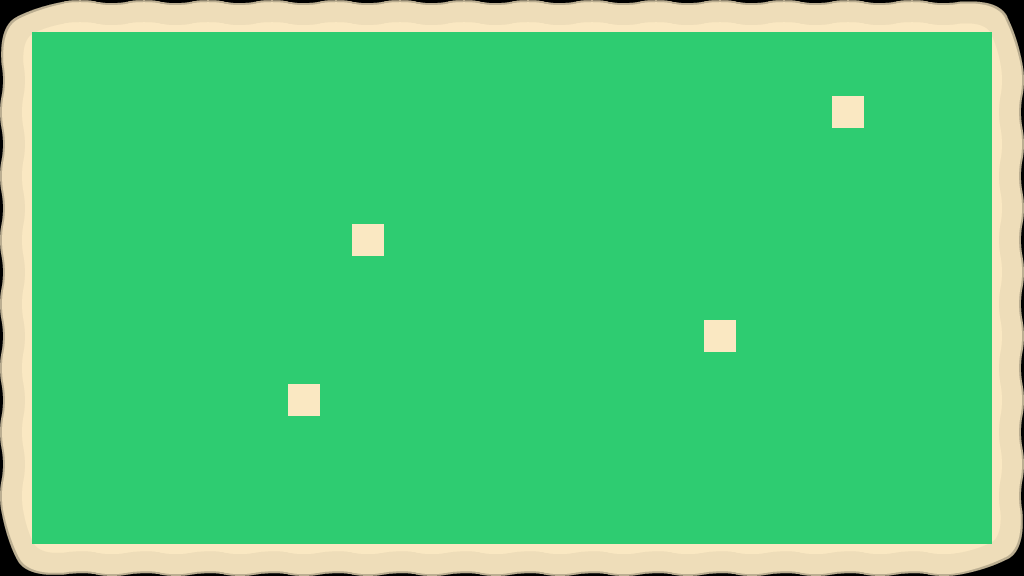

Tiled map render using the project's own tile images. Description and the whole map definition, tile-layer contents included, below:
An orthogonal 32x18 tile map with 32x32 px tiles, 4 tile layers (Kachelebene 1, Kachelebene 2, Kachelebene 3, spawnLayer) and 1 object.

<map version="1.9" tiledversion="1.9.2" orientation="orthogonal" renderorder="right-down" width="32" height="18" tilewidth="32" tileheight="32" infinite="0" nextlayerid="6" nextobjectid="3">
 <tileset firstgid="1" source="TileSet/pirateTileset32.tsx" />
 <layer id="1" name="Kachelebene 1" width="32" height="18">
  <data encoding="csv">
1,2,3,4,3,4,3,4,3,4,3,4,3,4,3,4,3,4,3,4,3,4,3,4,3,4,3,4,3,4,5,6,
33,110,110,110,110,110,110,110,110,110,110,110,110,110,110,110,110,110,110,110,110,110,110,110,110,110,110,110,110,110,110,38,
65,110,110,110,110,110,110,110,110,110,110,110,110,110,110,110,110,110,110,110,110,110,110,110,110,110,110,110,110,110,110,70,
97,110,110,110,110,110,110,110,110,110,110,110,110,110,110,110,110,110,110,110,110,110,110,110,110,110,110,110,110,110,110,102,
65,110,110,110,110,110,110,110,110,110,110,110,110,110,110,110,110,110,110,110,110,110,110,110,110,110,110,110,110,110,110,70,
97,110,110,110,110,110,110,110,110,110,110,110,110,110,110,110,110,110,110,110,110,110,110,110,110,110,110,110,110,110,110,102,
65,110,110,110,110,110,110,110,110,110,110,110,110,110,110,110,110,110,110,110,110,110,110,110,110,110,110,110,110,110,110,70,
97,110,110,110,110,110,110,110,110,110,110,110,110,110,110,110,110,110,110,110,110,110,110,110,110,110,110,110,110,110,110,102,
65,110,110,110,110,110,110,110,110,110,110,110,110,110,110,110,110,110,110,110,110,110,110,110,110,110,110,110,110,110,110,70,
97,110,110,110,110,110,110,110,110,110,110,110,110,110,110,110,110,110,110,110,110,110,110,110,110,110,110,110,110,110,110,102,
65,110,110,110,110,110,110,110,110,110,110,110,110,110,110,110,110,110,110,110,110,110,110,110,110,110,110,110,110,110,110,70,
97,110,110,110,110,110,110,110,110,110,110,110,110,110,110,110,110,110,110,110,110,110,110,110,110,110,110,110,110,110,110,102,
65,110,110,110,110,110,110,110,110,110,110,110,110,110,110,110,110,110,110,110,110,110,110,110,110,110,110,110,110,110,110,70,
97,110,110,110,110,110,110,110,110,110,110,110,110,110,110,110,110,110,110,110,110,110,110,110,110,110,110,110,110,110,110,102,
65,110,110,110,110,110,110,110,110,110,110,110,110,110,110,110,110,110,110,110,110,110,110,110,110,110,110,110,110,110,110,70,
97,110,110,110,110,110,110,110,110,110,110,110,110,110,110,110,110,110,110,110,110,110,110,110,110,110,110,110,110,110,110,102,
129,110,110,110,110,110,110,110,110,110,110,110,110,110,110,110,110,110,110,110,110,110,110,110,110,110,110,110,110,110,110,134,
161,162,163,164,163,164,163,164,163,164,163,164,163,164,163,164,163,164,163,164,163,164,163,164,163,164,163,164,163,164,165,166
</data>
 </layer>
 <layer id="2" name="Kachelebene 2" width="32" height="18">
  <data encoding="csv">
0,0,0,0,0,0,0,0,0,0,0,0,0,0,0,0,0,0,0,0,0,0,0,0,0,0,0,0,0,0,0,0,
0,0,0,0,0,0,0,0,0,0,0,0,0,0,0,0,0,0,0,0,0,0,0,0,0,0,0,0,0,0,0,0,
0,0,0,0,0,0,0,0,0,0,0,0,0,0,0,0,0,0,0,0,0,0,0,0,0,0,0,0,0,0,0,0,
0,0,0,0,0,0,0,0,0,0,0,0,0,0,0,0,0,0,0,0,0,0,0,0,0,0,0,0,0,0,0,0,
0,0,0,0,0,0,0,0,0,0,0,0,0,0,0,0,0,0,0,0,0,0,0,0,0,0,0,0,0,0,0,0,
0,0,0,0,0,0,0,0,0,0,0,0,0,0,0,0,0,0,0,0,0,0,0,0,0,0,0,0,0,0,0,0,
0,0,0,0,0,0,0,0,0,0,0,0,0,0,0,0,0,0,0,0,0,0,0,0,0,0,0,0,0,0,0,0,
0,0,0,0,0,0,0,0,0,0,0,0,0,0,0,0,0,0,0,0,0,0,0,0,0,0,0,0,0,0,0,0,
0,0,0,0,0,0,0,0,0,0,0,0,0,0,0,0,0,0,0,0,0,0,0,0,0,0,0,0,0,0,0,0,
0,0,0,0,0,0,0,0,0,0,0,0,0,0,0,0,0,0,0,0,0,0,0,0,0,0,0,0,0,0,0,0,
0,0,0,0,0,0,0,0,0,0,0,0,0,0,0,0,0,0,0,0,0,0,0,0,0,0,0,0,0,0,0,0,
0,0,0,0,0,0,0,0,0,0,0,0,0,0,0,0,0,0,0,0,0,0,0,0,0,0,0,0,0,0,0,0,
0,0,0,0,0,0,0,0,0,0,0,0,0,0,0,0,0,0,0,0,0,0,0,0,0,0,0,0,0,0,0,0,
0,0,0,0,0,0,0,0,0,0,0,0,0,0,0,0,0,0,0,0,0,0,0,0,0,0,0,0,0,0,0,0,
0,0,0,0,0,0,0,0,0,0,0,0,0,0,0,0,0,0,0,0,0,0,0,0,0,0,0,0,0,0,0,0,
0,0,0,0,0,0,0,0,0,0,0,0,0,0,0,0,0,0,0,0,0,0,0,0,0,0,0,0,0,0,0,0,
0,0,0,0,0,0,0,0,0,0,0,0,0,0,0,0,0,0,0,0,0,0,0,0,0,0,0,0,0,0,0,0,
0,0,0,0,0,0,0,0,0,0,0,0,0,0,0,0,0,0,0,0,0,0,0,0,0,0,0,0,0,0,0,0
</data>
 </layer>
 <layer id="3" name="Kachelebene 3" width="32" height="18">
  <data encoding="csv">
0,0,0,0,0,0,0,0,0,0,0,0,0,0,0,0,0,0,0,0,0,0,0,0,0,0,0,0,0,0,0,0,
0,0,0,0,0,0,0,0,0,0,0,0,0,0,0,0,0,0,0,0,0,0,0,0,0,0,0,0,0,0,0,0,
0,0,0,0,0,0,0,0,0,0,0,0,0,0,0,0,0,0,0,0,0,0,0,0,0,0,0,0,0,0,0,0,
0,0,0,0,0,0,0,0,0,0,0,0,0,0,0,0,0,0,0,0,0,0,0,0,0,0,0,0,0,0,0,0,
0,0,0,0,0,0,0,0,0,0,0,0,0,0,0,0,0,0,0,0,0,0,0,0,0,0,0,0,0,0,0,0,
0,0,0,0,0,0,0,0,0,0,0,0,0,0,0,0,0,0,0,0,0,0,0,0,0,0,0,0,0,0,0,0,
0,0,0,0,0,0,0,0,0,0,0,0,0,0,0,0,0,0,0,0,0,0,0,0,0,0,0,0,0,0,0,0,
0,0,0,0,0,0,0,0,0,0,0,0,0,0,0,0,0,0,0,0,0,0,0,0,0,0,0,0,0,0,0,0,
0,0,0,0,0,0,0,0,0,0,0,0,0,0,0,0,0,0,0,0,0,0,0,0,0,0,0,0,0,0,0,0,
0,0,0,0,0,0,0,0,0,0,0,0,0,0,0,0,0,0,0,0,0,0,0,0,0,0,0,0,0,0,0,0,
0,0,0,0,0,0,0,0,0,0,0,0,0,0,0,0,0,0,0,0,0,0,0,0,0,0,0,0,0,0,0,0,
0,0,0,0,0,0,0,0,0,0,0,0,0,0,0,0,0,0,0,0,0,0,0,0,0,0,0,0,0,0,0,0,
0,0,0,0,0,0,0,0,0,0,0,0,0,0,0,0,0,0,0,0,0,0,0,0,0,0,0,0,0,0,0,0,
0,0,0,0,0,0,0,0,0,0,0,0,0,0,0,0,0,0,0,0,0,0,0,0,0,0,0,0,0,0,0,0,
0,0,0,0,0,0,0,0,0,0,0,0,0,0,0,0,0,0,0,0,0,0,0,0,0,0,0,0,0,0,0,0,
0,0,0,0,0,0,0,0,0,0,0,0,0,0,0,0,0,0,0,0,0,0,0,0,0,0,0,0,0,0,0,0,
0,0,0,0,0,0,0,0,0,0,0,0,0,0,0,0,0,0,0,0,0,0,0,0,0,0,0,0,0,0,0,0,
0,0,0,0,0,0,0,0,0,0,0,0,0,0,0,0,0,0,0,0,0,0,0,0,0,0,0,0,0,0,0,0
</data>
 </layer>
 <layer id="4" name="spawnLayer" width="32" height="18">
  <data encoding="csv">
0,0,0,0,0,0,0,0,0,0,0,0,0,0,0,0,0,0,0,0,0,0,0,0,0,0,0,0,0,0,0,0,
0,0,0,0,0,0,0,0,0,0,0,0,0,0,0,0,0,0,0,0,0,0,0,0,0,0,0,0,0,0,0,0,
0,0,0,0,0,0,0,0,0,0,0,0,0,0,0,0,0,0,0,0,0,0,0,0,0,0,0,0,0,0,0,0,
0,0,0,0,0,0,0,0,0,0,0,0,0,0,0,0,0,0,0,0,0,0,0,0,0,0,104,0,0,0,0,0,
0,0,0,0,0,0,0,0,0,0,0,0,0,0,0,0,0,0,0,0,0,0,0,0,0,0,0,0,0,0,0,0,
0,0,0,0,0,0,0,0,0,0,0,0,0,0,0,0,0,0,0,0,0,0,0,0,0,0,0,0,0,0,0,0,
0,0,0,0,0,0,0,0,0,0,0,0,0,0,0,0,0,0,0,0,0,0,0,0,0,0,0,0,0,0,0,0,
0,0,0,0,0,0,0,0,0,0,0,104,0,0,0,0,0,0,0,0,0,0,0,0,0,0,0,0,0,0,0,0,
0,0,0,0,0,0,0,0,0,0,0,0,0,0,0,0,0,0,0,0,0,0,0,0,0,0,0,0,0,0,0,0,
0,0,0,0,0,0,0,0,0,0,0,0,0,0,0,0,0,0,0,0,0,0,0,0,0,0,0,0,0,0,0,0,
0,0,0,0,0,0,0,0,0,0,0,0,0,0,0,0,0,0,0,0,0,0,104,0,0,0,0,0,0,0,0,0,
0,0,0,0,0,0,0,0,0,0,0,0,0,0,0,0,0,0,0,0,0,0,0,0,0,0,0,0,0,0,0,0,
0,0,0,0,0,0,0,0,0,104,0,0,0,0,0,0,0,0,0,0,0,0,0,0,0,0,0,0,0,0,0,0,
0,0,0,0,0,0,0,0,0,0,0,0,0,0,0,0,0,0,0,0,0,0,0,0,0,0,0,0,0,0,0,0,
0,0,0,0,0,0,0,0,0,0,0,0,0,0,0,0,0,0,0,0,0,0,0,0,0,0,0,0,0,0,0,0,
0,0,0,0,0,0,0,0,0,0,0,0,0,0,0,0,0,0,0,0,0,0,0,0,0,0,0,0,0,0,0,0,
0,0,0,0,0,0,0,0,0,0,0,0,0,0,0,0,0,0,0,0,0,0,0,0,0,0,0,0,0,0,0,0,
0,0,0,0,0,0,0,0,0,0,0,0,0,0,0,0,0,0,0,0,0,0,0,0,0,0,0,0,0,0,0,0
</data>
 </layer>
 <objectgroup id="5" name="collisionObjectLayer">
  <object id="1" x="1" y="0" width="1021" height="31">
   <polygon points="0,0 1021,0 1021,31 0,31" />
  </object>
 </objectgroup>
</map>
